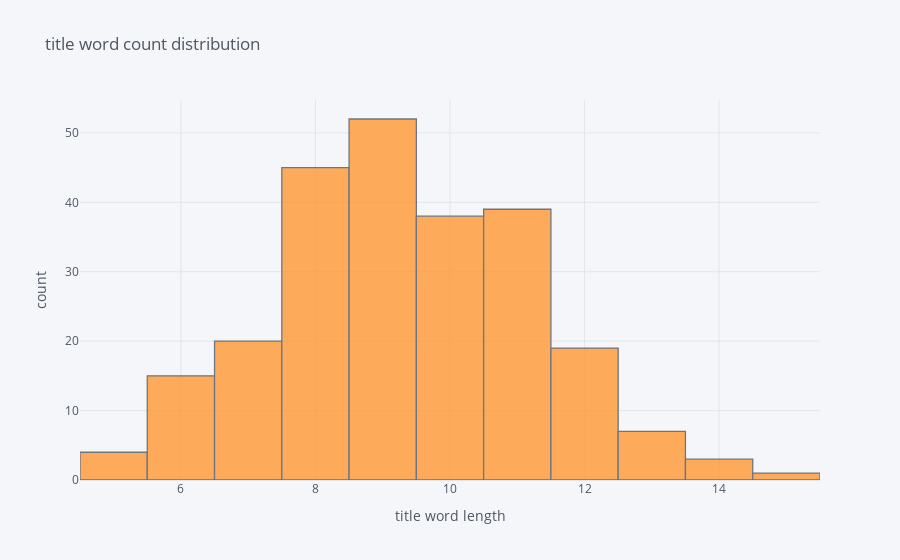

Notebook code for this chart:
### Code cell
df['title_word_count'].iplot(kind = 'hist',  xTitle = 'title word length', yTitle = 'count', title = 'title word count distribution')

### Figure 1 — Plotly figure (JSON) as saved in the notebook; plotly's stock layout.template omitted (floating-point values rounded to 4 significant figures; data arrays with more than 128 entries replaced by an {"elided": "..."} marker saying what was removed)
{"data": [{"histfunc": "count", "histnorm": "", "marker": {"color": "rgba(255, 153, 51, 1.0)", "line": {"color": "#4D5663", "width": 1.3}}, "name": "title_word_count", "opacity": 0.8, "orientation": "v", "type": "histogram", "x": {"elided": "243 int values"}}], "layout": {"barmode": "overlay", "legend": {"bgcolor": "#F5F6F9", "font": {"color": "#4D5663"}}, "paper_bgcolor": "#F5F6F9", "plot_bgcolor": "#F5F6F9", "title": {"font": {"color": "#4D5663"}, "text": "title word count distribution"}, "xaxis": {"gridcolor": "#E1E5ED", "showgrid": true, "tickfont": {"color": "#4D5663"}, "title": {"font": {"color": "#4D5663"}, "text": "title word length"}, "zerolinecolor": "#E1E5ED"}, "yaxis": {"gridcolor": "#E1E5ED", "showgrid": true, "tickfont": {"color": "#4D5663"}, "title": {"font": {"color": "#4D5663"}, "text": "count"}, "zerolinecolor": "#E1E5ED"}}}
